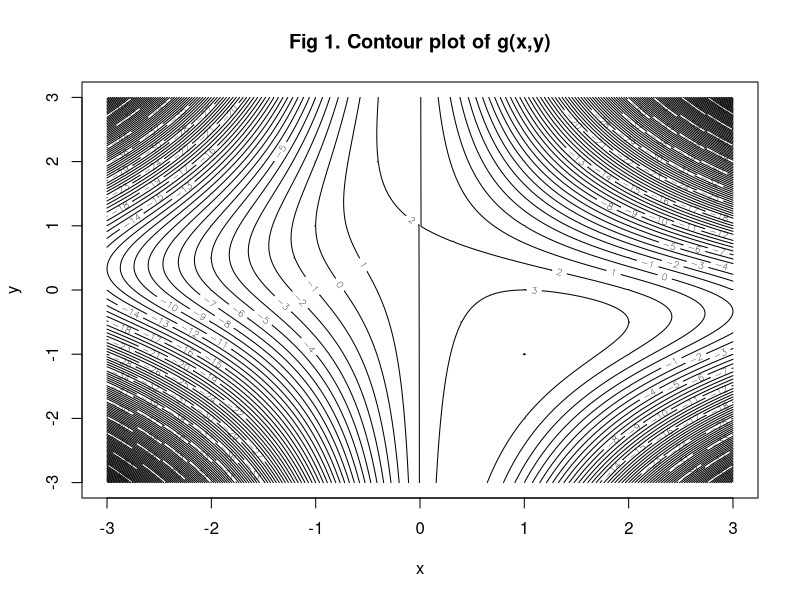

R code for this plot:
## ---- chunk 1
# Problem setup
g <- function(x){-x[1]^2 - x[1]^2*x[2]^2 - 2*x[1]*x[2] + 2*x[1] + 2}
g_gradient <- function(x){matrix(c(-2*x[1] - 2*x[2]^2*x[1] - 2*x[2]+2, -2*x[1]^2*x[2] -2*x[1]))}
g_Hessian <- function(x){matrix(c(-2-2*x[2]^2, -4*x[1]*x[2]-2, -4*x[1]*x[2]-2, -2*x[1]^2), nrow=2)} # by col by default
## ---- chunk 2
# Contour plot

# Define the contour grid
x_values <- seq(-3, 3, 0.01)
y_values <- seq(-3, 3, 0.01)
z_values <- matrix(0,
                   nrow=length(x_values),
                   ncol=length(y_values),
                   dimnames = list(x_values, y_values))

# Calculate height over the grid
for (i in 1:length(x_values)){
  for (j in 1:length(y_values)){
    z_values[i, j] <- g(c(x_values[i], y_values[j]))
    #cat("New. x: ", x_i, " y:", y_i, " and value:", g(x_i, y_i), "\n")
  }
}

# Make a contour plot
contour(x=x_values,
        y=y_values,
        z = z_values,
        main = "Fig 1. Contour plot of g(x,y)",
        xlab = "x",
        ylab = "y",
        nlevels = 150)

## ---- chunk 3
library(stringr)

# The Newton method function
Newton <- function(x_start, func, grad, Hess, epsilon = 0.00001){
  # Setup
  estimates <- list(matrix(x_start))
  stop_condition <- FALSE
  
  while ((length(estimates) < 2) || stop_condition == FALSE){
    # Grab the last/previous x value
    prev_x <- tail(estimates, 1)[[1]]
    
    # Calculate new x value, and add to estimates list
    new_estim <- prev_x - solve(Hess(prev_x)) %*% grad(prev_x)
    estimates <- c(estimates, list(new_estim))
      
    # Calculate stopcondition
    first_vec <- tail(estimates, 1)[[1]]
    secon_vec <- tail(estimates, 2)[[1]]
    stop_condition <- (t(first_vec - secon_vec)  %*% (first_vec - secon_vec)) < epsilon
  }
  # Output
  cat("---------------------------------------\n")
  cat("Local extrema found: g(",
      str_c(round(new_estim, 4), collapse=", "),
      ") = ",
      round(func(new_estim), 4), "\n",
      
      "Gradient(",
      str_c(round(new_estim, 4), collapse=", "),
      ") = (",
      str_c(round(grad(new_estim), 4), collapse=", "), ")\n",
      
      "Hessian(",
      str_c(round(new_estim, 4), collapse=", "),
      ") = \n", sep="")
  
  print.default(round(Hess(new_estim), 4))
  
  return(new_estim)
}
## ---- chunk 4
# Point 1
x1 <- Newton(c(2, 0), func = g, grad = g_gradient, Hess = g_Hessian)

# Point 2
x2 <- Newton(c(-1, -2), func = g, grad = g_gradient, Hess = g_Hessian)

# Point 3
x3 <- Newton(c(0, 1), func = g, grad = g_gradient, Hess = g_Hessian)

# Point 4
x4 <- Newton(c(0.5, -1), func = g, grad = g_gradient, Hess = g_Hessian)
